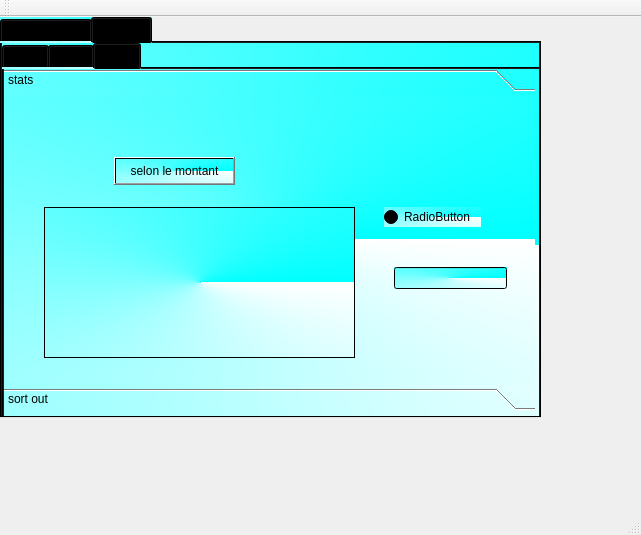
<?xml version="1.0" encoding="UTF-8"?>
<ui version="4.0">
 <class>MainWindow</class>
 <widget class="QMainWindow" name="MainWindow">
  <property name="geometry">
   <rect>
    <x>0</x>
    <y>0</y>
    <width>641</width>
    <height>535</height>
   </rect>
  </property>
  <property name="windowTitle">
   <string>Gestion des Clients</string>
  </property>
  <widget class="QWidget" name="centralWidget">
   <widget class="QGroupBox" name="groupBox">
    <property name="geometry">
     <rect>
      <x>20</x>
      <y>30</y>
      <width>311</width>
      <height>161</height>
     </rect>
    </property>
    <property name="title">
     <string>Ajouter Client</string>
    </property>
    <widget class="QLabel" name="label">
     <property name="geometry">
      <rect>
       <x>10</x>
       <y>40</y>
       <width>47</width>
       <height>13</height>
      </rect>
     </property>
     <property name="text">
      <string>Nom</string>
     </property>
    </widget>
    <widget class="QLabel" name="label_2">
     <property name="geometry">
      <rect>
       <x>10</x>
       <y>80</y>
       <width>47</width>
       <height>13</height>
      </rect>
     </property>
     <property name="text">
      <string>Prénom</string>
     </property>
    </widget>
    <widget class="QLabel" name="label_3">
     <property name="geometry">
      <rect>
       <x>10</x>
       <y>120</y>
       <width>47</width>
       <height>13</height>
      </rect>
     </property>
     <property name="text">
      <string>Age</string>
     </property>
    </widget>
    <widget class="QLineEdit" name="lineEdit">
     <property name="geometry">
      <rect>
       <x>140</x>
       <y>40</y>
       <width>113</width>
       <height>20</height>
      </rect>
     </property>
    </widget>
    <widget class="QLineEdit" name="lineEdit_2">
     <property name="geometry">
      <rect>
       <x>140</x>
       <y>80</y>
       <width>113</width>
       <height>20</height>
      </rect>
     </property>
    </widget>
    <widget class="QLineEdit" name="lineEdit_3">
     <property name="geometry">
      <rect>
       <x>140</x>
       <y>120</y>
       <width>113</width>
       <height>20</height>
      </rect>
     </property>
    </widget>
   </widget>
   <widget class="QPushButton" name="pushButton">
    <property name="geometry">
     <rect>
      <x>250</x>
      <y>210</y>
      <width>75</width>
      <height>23</height>
     </rect>
    </property>
    <property name="text">
     <string>Ajouter</string>
    </property>
   </widget>
   <widget class="QTabWidget" name="tabWidget">
    <property name="geometry">
     <rect>
      <x>0</x>
      <y>0</y>
      <width>541</width>
      <height>401</height>
     </rect>
    </property>
    <property name="styleSheet">
     <string notr="true">background-color: qconicalgradient(cx:0.5, cy:0.5, angle:0, stop:0 rgba(0, 255, 255, 255), stop:1 rgba(255, 255, 255, 255));</string>
    </property>
    <property name="currentIndex">
     <number>1</number>
    </property>
    <widget class="QWidget" name="tab_3">
     <attribute name="title">
      <string>identification</string>
     </attribute>
     <widget class="QLabel" name="label_4">
      <property name="geometry">
       <rect>
        <x>10</x>
        <y>40</y>
        <width>56</width>
        <height>16</height>
       </rect>
      </property>
      <property name="text">
       <string>ID:</string>
      </property>
     </widget>
     <widget class="QLineEdit" name="lineEdit_4">
      <property name="geometry">
       <rect>
        <x>80</x>
        <y>120</y>
        <width>151</width>
        <height>22</height>
       </rect>
      </property>
      <property name="styleSheet">
       <string notr="true">background-color: rgb(255, 255, 255);</string>
      </property>
     </widget>
     <widget class="QLineEdit" name="lineEdit_5">
      <property name="geometry">
       <rect>
        <x>80</x>
        <y>40</y>
        <width>151</width>
        <height>22</height>
       </rect>
      </property>
      <property name="styleSheet">
       <string notr="true">background-color: rgb(255, 255, 255);</string>
      </property>
     </widget>
     <widget class="QLabel" name="label_5">
      <property name="geometry">
       <rect>
        <x>10</x>
        <y>120</y>
        <width>56</width>
        <height>16</height>
       </rect>
      </property>
      <property name="text">
       <string>MDP:</string>
      </property>
     </widget>
     <widget class="QPushButton" name="pushButton_2">
      <property name="geometry">
       <rect>
        <x>300</x>
        <y>200</y>
        <width>93</width>
        <height>28</height>
       </rect>
      </property>
      <property name="styleSheet">
       <string notr="true">color: rgb(0, 0, 255);</string>
      </property>
      <property name="text">
       <string>log in</string>
      </property>
     </widget>
    </widget>
    <widget class="QWidget" name="tab_4">
     <attribute name="title">
      <string>receipt</string>
     </attribute>
     <widget class="QTabWidget" name="tabWidget_2">
      <property name="geometry">
       <rect>
        <x>0</x>
        <y>0</y>
        <width>541</width>
        <height>381</height>
       </rect>
      </property>
      <property name="styleSheet">
       <string notr="true">background-color: qconicalgradient(cx:0.5, cy:0.5, angle:0, stop:0 rgba(0, 255, 255, 255), stop:1 rgba(255, 255, 255, 255));</string>
      </property>
      <property name="currentIndex">
       <number>2</number>
      </property>
      <widget class="QWidget" name="tab_5">
       <attribute name="title">
        <string>new</string>
       </attribute>
       <widget class="QLabel" name="label_6">
        <property name="geometry">
         <rect>
          <x>10</x>
          <y>290</y>
          <width>81</width>
          <height>16</height>
         </rect>
        </property>
        <property name="text">
         <string>pick date</string>
        </property>
       </widget>
       <widget class="QLabel" name="label_7">
        <property name="geometry">
         <rect>
          <x>20</x>
          <y>20</y>
          <width>61</width>
          <height>16</height>
         </rect>
        </property>
        <property name="text">
         <string>purchases</string>
        </property>
       </widget>
       <widget class="QComboBox" name="achat_list">
        <property name="geometry">
         <rect>
          <x>100</x>
          <y>20</y>
          <width>81</width>
          <height>22</height>
         </rect>
        </property>
        <property name="styleSheet">
         <string notr="true">background-color: rgb(255, 255, 255);</string>
        </property>
        <property name="editable">
         <bool>true</bool>
        </property>
        <property name="currentText">
         <string>products</string>
        </property>
       </widget>
       <widget class="QCheckBox" name="checkBox">
        <property name="geometry">
         <rect>
          <x>270</x>
          <y>160</y>
          <width>83</width>
          <height>20</height>
         </rect>
        </property>
        <property name="text">
         <string>paid</string>
        </property>
       </widget>
       <widget class="QPushButton" name="save_receipt">
        <property name="geometry">
         <rect>
          <x>270</x>
          <y>180</y>
          <width>93</width>
          <height>28</height>
         </rect>
        </property>
        <property name="styleSheet">
         <string notr="true">color: rgb(0, 0, 255);</string>
        </property>
        <property name="text">
         <string>save receipt</string>
        </property>
       </widget>
       <widget class="QDateTimeEdit" name="date_time">
        <property name="geometry">
         <rect>
          <x>100</x>
          <y>290</y>
          <width>194</width>
          <height>22</height>
         </rect>
        </property>
        <property name="styleSheet">
         <string notr="true">background-color: rgb(255, 255, 255);</string>
        </property>
       </widget>
       <widget class="QSpinBox" name="spinBox">
        <property name="geometry">
         <rect>
          <x>100</x>
          <y>60</y>
          <width>42</width>
          <height>22</height>
         </rect>
        </property>
        <property name="styleSheet">
         <string notr="true">background-color: rgb(255, 255, 255);</string>
        </property>
       </widget>
       <widget class="QLabel" name="label_9">
        <property name="geometry">
         <rect>
          <x>20</x>
          <y>60</y>
          <width>56</width>
          <height>16</height>
         </rect>
        </property>
        <property name="text">
         <string>quantity</string>
        </property>
       </widget>
       <widget class="QPushButton" name="ajouter_button">
        <property name="geometry">
         <rect>
          <x>370</x>
          <y>60</y>
          <width>93</width>
          <height>28</height>
         </rect>
        </property>
        <property name="styleSheet">
         <string notr="true">color: rgb(0, 0, 255);</string>
        </property>
        <property name="text">
         <string>add to receipt</string>
        </property>
       </widget>
       <widget class="QLineEdit" name="le_id_client">
        <property name="geometry">
         <rect>
          <x>100</x>
          <y>170</y>
          <width>113</width>
          <height>22</height>
         </rect>
        </property>
        <property name="styleSheet">
         <string notr="true">background-color: rgb(255, 255, 255);</string>
        </property>
        <property name="placeholderText">
         <string>id client</string>
        </property>
       </widget>
       <widget class="QPushButton" name="pb_supprimer">
        <property name="geometry">
         <rect>
          <x>370</x>
          <y>100</y>
          <width>93</width>
          <height>28</height>
         </rect>
        </property>
        <property name="text">
         <string>delete</string>
        </property>
       </widget>
       <widget class="QLineEdit" name="le_reference">
        <property name="geometry">
         <rect>
          <x>100</x>
          <y>140</y>
          <width>113</width>
          <height>22</height>
         </rect>
        </property>
        <property name="placeholderText">
         <string>reference</string>
        </property>
       </widget>
       <widget class="QLineEdit" name="le_montant">
        <property name="geometry">
         <rect>
          <x>100</x>
          <y>200</y>
          <width>113</width>
          <height>22</height>
         </rect>
        </property>
        <property name="placeholderText">
         <string>montant</string>
        </property>
       </widget>
       <widget class="QLineEdit" name="le_caissier">
        <property name="geometry">
         <rect>
          <x>100</x>
          <y>230</y>
          <width>113</width>
          <height>22</height>
         </rect>
        </property>
        <property name="placeholderText">
         <string>caissier</string>
        </property>
       </widget>
       <widget class="QLineEdit" name="lineEdit_6">
        <property name="geometry">
         <rect>
          <x>100</x>
          <y>260</y>
          <width>113</width>
          <height>22</height>
         </rect>
        </property>
        <property name="placeholderText">
         <string>achats</string>
        </property>
       </widget>
      </widget>
      <widget class="QWidget" name="tab_6">
       <attribute name="title">
        <string>edit</string>
       </attribute>
       <widget class="QTabWidget" name="tabWidget">
        <property name="geometry">
         <rect>
          <x>0</x>
          <y>0</y>
          <width>531</width>
          <height>341</height>
         </rect>
        </property>
        <property name="styleSheet">
         <string notr="true">background-color: qconicalgradient(cx:0.5, cy:0.5, angle:0, stop:0 rgba(0, 255, 255, 255), stop:1 rgba(255, 255, 255, 255));</string>
        </property>
        <property name="currentIndex">
         <number>1</number>
        </property>
        <widget class="QWidget" name="tabWidgetPage1">
         <attribute name="title">
          <string>1</string>
         </attribute>
         <widget class="QLabel" name="label_8">
          <property name="geometry">
           <rect>
            <x>20</x>
            <y>10</y>
            <width>71</width>
            <height>16</height>
           </rect>
          </property>
          <property name="text">
           <string>find receipt</string>
          </property>
         </widget>
         <widget class="QLineEdit" name="lineEdit_7">
          <property name="geometry">
           <rect>
            <x>100</x>
            <y>40</y>
            <width>113</width>
            <height>22</height>
           </rect>
          </property>
          <property name="styleSheet">
           <string notr="true">background-color: rgb(255, 255, 255);</string>
          </property>
         </widget>
         <widget class="QLabel" name="label_11">
          <property name="geometry">
           <rect>
            <x>10</x>
            <y>40</y>
            <width>81</width>
            <height>16</height>
           </rect>
          </property>
          <property name="text">
           <string>receipt date:</string>
          </property>
         </widget>
         <widget class="QLineEdit" name="lineEdit_8">
          <property name="geometry">
           <rect>
            <x>100</x>
            <y>80</y>
            <width>113</width>
            <height>22</height>
           </rect>
          </property>
          <property name="styleSheet">
           <string notr="true">
background-color: rgb(255, 255, 255);</string>
          </property>
         </widget>
         <widget class="QLabel" name="label_12">
          <property name="geometry">
           <rect>
            <x>10</x>
            <y>80</y>
            <width>71</width>
            <height>16</height>
           </rect>
          </property>
          <property name="text">
           <string>receipt n°:</string>
          </property>
         </widget>
         <widget class="QComboBox" name="list_facture">
          <property name="geometry">
           <rect>
            <x>40</x>
            <y>150</y>
            <width>291</width>
            <height>22</height>
           </rect>
          </property>
          <property name="layoutDirection">
           <enum>Qt::LeftToRight</enum>
          </property>
          <property name="styleSheet">
           <string notr="true">background-color: rgb(255, 255, 255);</string>
          </property>
          <property name="editable">
           <bool>true</bool>
          </property>
          <property name="currentText">
           <string>list of receipts</string>
          </property>
         </widget>
         <widget class="QPushButton" name="pushButton_4">
          <property name="geometry">
           <rect>
            <x>230</x>
            <y>110</y>
            <width>101</width>
            <height>28</height>
           </rect>
          </property>
          <property name="styleSheet">
           <string notr="true">color: rgb(0, 0, 255);</string>
          </property>
          <property name="text">
           <string>search</string>
          </property>
         </widget>
         <widget class="QPushButton" name="pushButton_5">
          <property name="geometry">
           <rect>
            <x>40</x>
            <y>180</y>
            <width>93</width>
            <height>28</height>
           </rect>
          </property>
          <property name="styleSheet">
           <string notr="true">color: rgb(0, 0, 255);</string>
          </property>
          <property name="text">
           <string>open</string>
          </property>
         </widget>
         <widget class="QPushButton" name="delete_button">
          <property name="geometry">
           <rect>
            <x>140</x>
            <y>180</y>
            <width>93</width>
            <height>28</height>
           </rect>
          </property>
          <property name="styleSheet">
           <string notr="true">color: rgb(0, 0, 255);</string>
          </property>
          <property name="text">
           <string>delete</string>
          </property>
         </widget>
         <widget class="QPushButton" name="pushButton_7">
          <property name="geometry">
           <rect>
            <x>240</x>
            <y>180</y>
            <width>93</width>
            <height>28</height>
           </rect>
          </property>
          <property name="styleSheet">
           <string notr="true">color: rgb(0, 0, 255);</string>
          </property>
          <property name="text">
           <string>notify client</string>
          </property>
         </widget>
        </widget>
        <widget class="QWidget" name="tabWidgetPage2">
         <attribute name="title">
          <string>2</string>
         </attribute>
         <widget class="QLabel" name="label_13">
          <property name="geometry">
           <rect>
            <x>30</x>
            <y>20</y>
            <width>56</width>
            <height>16</height>
           </rect>
          </property>
          <property name="text">
           <string>receipt:</string>
          </property>
         </widget>
         <widget class="QPushButton" name="pushButton_8">
          <property name="geometry">
           <rect>
            <x>180</x>
            <y>160</y>
            <width>93</width>
            <height>28</height>
           </rect>
          </property>
          <property name="styleSheet">
           <string notr="true">color: rgb(0, 0, 255);</string>
          </property>
          <property name="text">
           <string>print</string>
          </property>
         </widget>
         <widget class="QPushButton" name="pb_modifier">
          <property name="geometry">
           <rect>
            <x>30</x>
            <y>160</y>
            <width>93</width>
            <height>28</height>
           </rect>
          </property>
          <property name="styleSheet">
           <string notr="true">color: rgb(0, 0, 255);</string>
          </property>
          <property name="text">
           <string>edit</string>
          </property>
         </widget>
         <widget class="QTableView" name="facture_affiche">
          <property name="geometry">
           <rect>
            <x>120</x>
            <y>0</y>
            <width>311</width>
            <height>151</height>
           </rect>
          </property>
         </widget>
        </widget>
       </widget>
      </widget>
      <widget class="QWidget" name="tab_7">
       <attribute name="title">
        <string>data</string>
       </attribute>
       <widget class="QToolBox" name="toolBox">
        <property name="geometry">
         <rect>
          <x>0</x>
          <y>0</y>
          <width>531</width>
          <height>341</height>
         </rect>
        </property>
        <property name="styleSheet">
         <string notr="true">background-color: qconicalgradient(cx:0.5, cy:0.5, angle:0, stop:0 rgba(0, 255, 255, 255), stop:1 rgba(255, 255, 255, 255));</string>
        </property>
        <property name="currentIndex">
         <number>0</number>
        </property>
        <widget class="QWidget" name="page_5">
         <property name="geometry">
          <rect>
           <x>0</x>
           <y>0</y>
           <width>531</width>
           <height>281</height>
          </rect>
         </property>
         <attribute name="label">
          <string>stats</string>
         </attribute>
         <widget class="QPushButton" name="statsmontant">
          <property name="geometry">
           <rect>
            <x>110</x>
            <y>60</y>
            <width>121</width>
            <height>28</height>
           </rect>
          </property>
          <property name="text">
           <string>selon le montant</string>
          </property>
         </widget>
         <widget class="QTableView" name="facture_affiche_2">
          <property name="geometry">
           <rect>
            <x>40</x>
            <y>110</y>
            <width>311</width>
            <height>151</height>
           </rect>
          </property>
         </widget>
         <widget class="QLineEdit" name="lineEdit_9">
          <property name="geometry">
           <rect>
            <x>390</x>
            <y>170</y>
            <width>113</width>
            <height>22</height>
           </rect>
          </property>
         </widget>
         <widget class="QRadioButton" name="radioButton_2">
          <property name="geometry">
           <rect>
            <x>380</x>
            <y>110</y>
            <width>97</width>
            <height>20</height>
           </rect>
          </property>
          <property name="text">
           <string>RadioButton</string>
          </property>
         </widget>
        </widget>
        <widget class="QWidget" name="page_6">
         <property name="geometry">
          <rect>
           <x>0</x>
           <y>0</y>
           <width>100</width>
           <height>30</height>
          </rect>
         </property>
         <attribute name="label">
          <string>sort out</string>
         </attribute>
         <widget class="QComboBox" name="comboBox_3">
          <property name="enabled">
           <bool>true</bool>
          </property>
          <property name="geometry">
           <rect>
            <x>10</x>
            <y>10</y>
            <width>141</width>
            <height>22</height>
           </rect>
          </property>
          <property name="mouseTracking">
           <bool>false</bool>
          </property>
          <property name="tabletTracking">
           <bool>false</bool>
          </property>
          <property name="acceptDrops">
           <bool>false</bool>
          </property>
          <property name="autoFillBackground">
           <bool>false</bool>
          </property>
          <property name="styleSheet">
           <string notr="true">background-color: rgb(255, 255, 255);</string>
          </property>
          <property name="editable">
           <bool>true</bool>
          </property>
          <property name="currentText">
           <string>criteria</string>
          </property>
          <property name="duplicatesEnabled">
           <bool>false</bool>
          </property>
          <item>
           <property name="text">
            <string>criteria</string>
           </property>
          </item>
          <item>
           <property name="text">
            <string>value ++</string>
           </property>
          </item>
          <item>
           <property name="text">
            <string>value --</string>
           </property>
          </item>
          <item>
           <property name="text">
            <string>date</string>
           </property>
          </item>
          <item>
           <property name="text">
            <string>recent</string>
           </property>
          </item>
          <item>
           <property name="text">
            <string>oldest</string>
           </property>
          </item>
         </widget>
         <widget class="QPushButton" name="pushButton_11">
          <property name="geometry">
           <rect>
            <x>190</x>
            <y>10</y>
            <width>93</width>
            <height>28</height>
           </rect>
          </property>
          <property name="styleSheet">
           <string notr="true">color: rgb(0, 0, 255);</string>
          </property>
          <property name="text">
           <string>check</string>
          </property>
         </widget>
        </widget>
       </widget>
      </widget>
     </widget>
    </widget>
   </widget>
  </widget>
  <widget class="QMenuBar" name="menuBar">
   <property name="geometry">
    <rect>
     <x>0</x>
     <y>0</y>
     <width>641</width>
     <height>26</height>
    </rect>
   </property>
  </widget>
  <widget class="QToolBar" name="mainToolBar">
   <attribute name="toolBarArea">
    <enum>TopToolBarArea</enum>
   </attribute>
   <attribute name="toolBarBreak">
    <bool>false</bool>
   </attribute>
  </widget>
  <widget class="QStatusBar" name="statusBar"/>
 </widget>
 <layoutdefault spacing="6" margin="11"/>
 <resources/>
 <connections/>
</ui>
